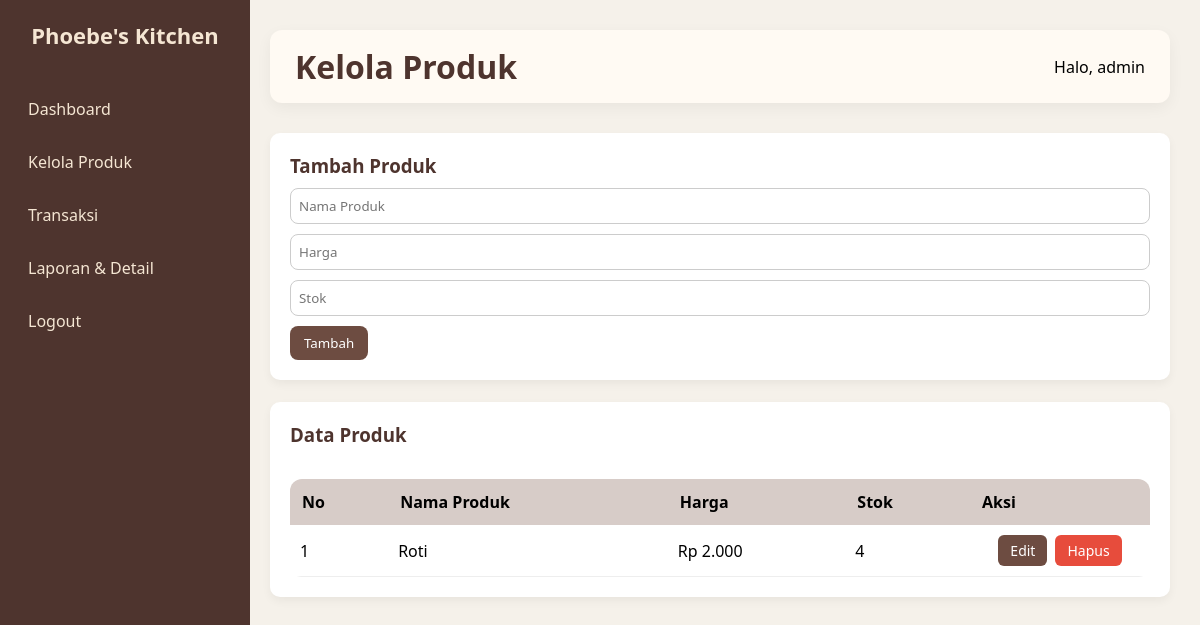
Page /src/produk.php (signed in) on the committed database.
### tables this page shows
CREATE TABLE `produk` (
  `id_produk` int(11) NOT NULL,
  `nama_produk` varchar(100) NOT NULL,
  `harga` int(11) NOT NULL,
  `stok` int(11) NOT NULL
);

### src/produk.php (the view, shortened to what this page needs)
<?php
include 'koneksi.php';
?>
<!DOCTYPE html>
<html>
<head>
    <link rel="stylesheet" href="assets/style.css">
</head>
<body>
<div class="sidebar">
    <h2>Phoebe's Kitchen</h2>
    <ul>
        <li><a href="dashboard.php">Dashboard</a></li>
        <li><a href="produk.php">Kelola Produk</a></li>
        <li><a href="transaksi.php">Transaksi</a></li>
        <li><a href="laporan.php">Laporan & Detail</a></li>
        <li><a href="logout.php">Logout</a></li>
    </ul>
</div>
<div class="main">
    <div class="topbar">
        <h1>Kelola Produk</h1>
        <div>Halo, <?= $_SESSION['username']; ?></div>
    </div>
    <div class="card">
        <h3>Tambah Produk</h3>
        <form method="POST" class="form-produk">
            <input type="text" name="nama_produk" placeholder="Nama Produk" required>
            <input type="number" name="harga" placeholder="Harga" required>
            <input type="number" name="stok" placeholder="Stok" required>
            <button type="submit" name="tambah" class="btn">Tambah</button>
        </form>
    </div>
    <br>
    <div class="card">
        <h3>Data Produk</h3>
        <br>
        <table>
            <tr>
                <th>No</th>
                <th>Nama Produk</th>
                <th>Harga</th>
                <th>Stok</th>
                <th width="180">Aksi</th>
            </tr>
            <?php
            $no = 1;
            $data = mysqli_query($conn, "SELECT * FROM produk ORDER BY id_produk DESC");
            while ($row = mysqli_fetch_assoc($data)) {
            ?>
                <tr>
                    <td><?= $no++; ?></td>
                    <td><?= $row['nama_produk']; ?></td>
                    <td>Rp <?= number_format($row['harga'],0,',','.'); ?></td>
                    <td><?= $row['stok']; ?></td>
                    <td>
    <div class="aksi-btn">
        <a href="?edit=<?= $row['id_produk']; ?>" class="btn-edit">Edit</a>
        <a href="?hapus=<?= $row['id_produk']; ?>"
           class="btn-hapus"
           onclick="return confirm('Yakin hapus?')">
           Hapus
        </a>
    </div>
</td>
                </tr>
            <?php } ?>
        </table>
    </div>
</div>
</body>
</html>

### src/assets/style.css (style rules this page uses)
* { margin: 0; padding: 0; box-sizing: border-box; font-family: 'Segoe UI', sans-serif; }
body { background-color: #f5f1ea; display: flex; }
.sidebar { width: 240px; height: 100vh; background: #4e342e; color: #fff; padding: 30px 20px; position: fixed; }
.sidebar h2 { margin-bottom: 40px; font-size: 22px; text-align: center; color: #f5e6d3; }
.sidebar ul { list-style: none; }
.sidebar ul li { margin-bottom: 15px; }
.sidebar ul li a { text-decoration: none; color: #f5e6d3; padding: 10px 15px; display: block; border-radius: 8px; transition: 0.3s; }
.main { margin-left: 240px; padding: 30px; width: 100%; }
.topbar { background: #fffaf3; padding: 15px 25px; border-radius: 12px; margin-bottom: 30px; box-shadow: 0 5px 15px rgba(0,0,0,0.05); display: flex; justify-content: space-between; align-items: center; }
.topbar h1 { color: #4e342e; }
.card { background: #fff; padding: 20px; border-radius: 15px; box-shadow: 0 8px 20px rgba(0,0,0,0.05); }
.card h3 { margin-bottom: 10px; color: #4e342e; }
table { width: 100%; border-collapse: collapse; background: #fff; border-radius: 12px; overflow: hidden; }
table th { background: #d7ccc8; padding: 12px; text-align: left; }
table td { padding: 10px; border-bottom: 1px solid #eee; }
.btn { background: #6d4c41; color: white; padding: 8px 14px; border-radius: 8px; text-decoration: none; border: none; cursor: pointer; transition: 0.3s; }
input, select { padding: 8px; border-radius: 8px; border: 1px solid #ccc; width: 100%; margin-bottom: 10px; }
.sidebar { width: 250px; background-color: #4e342e; color: white; padding: 20px; }
.sidebar ul { list-style: none; padding: 0; }
.sidebar ul li { margin: 15px 0; }
.sidebar ul li a { text-decoration: none; color: #f5e6d3; display: block; padding: 8px; border-radius: 5px; }
.card { border-radius: 10px; box-shadow: 0 4px 10px rgba(0,0,0,0.05); }
.sidebar { width: 250px; height: 100vh; background-color: #4e342e; color: white; padding: 20px; position: fixed; top: 0; left: 0; }
.aksi-btn { display: flex; gap: 8px; justify-content: center; }
.btn-edit, .btn-hapus { display: inline-block; padding: 6px 12px; border-radius: 6px; text-decoration: none; color: white !important; font-size: 14px; font-weight: 500; }
.btn-edit { background-color: #6d4c41 !important; }
.btn-hapus { background-color: #e74c3c !important; }

### rows in the picture
produk: nama_produk "Roti", harga "2.000", stok "4"

### other values in the picture
$_SESSION['username'] "admin"
